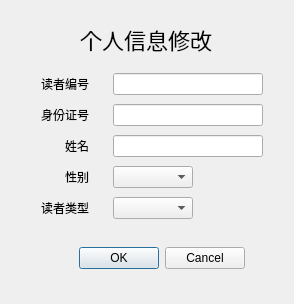
<?xml version="1.0" encoding="UTF-8"?>
<ui version="4.0">
 <class>userInfo</class>
 <widget class="QDialog" name="userInfo">
  <property name="geometry">
   <rect>
    <x>0</x>
    <y>0</y>
    <width>294</width>
    <height>304</height>
   </rect>
  </property>
  <property name="windowTitle">
   <string>个人信息修改</string>
  </property>
  <layout class="QGridLayout" name="gridLayout_2">
   <item row="2" column="1">
    <widget class="QLineEdit" name="lineEdit_9">
     <property name="maximumSize">
      <size>
       <width>150</width>
       <height>16777215</height>
      </size>
     </property>
     <property name="focusPolicy">
      <enum>Qt::ClickFocus</enum>
     </property>
    </widget>
   </item>
   <item row="3" column="1">
    <widget class="QLineEdit" name="lineEdit_7">
     <property name="maximumSize">
      <size>
       <width>150</width>
       <height>16777215</height>
      </size>
     </property>
     <property name="focusPolicy">
      <enum>Qt::ClickFocus</enum>
     </property>
    </widget>
   </item>
   <item row="2" column="0">
    <widget class="QLabel" name="label_9">
     <property name="maximumSize">
      <size>
       <width>60</width>
       <height>16777215</height>
      </size>
     </property>
     <property name="text">
      <string>身份证号</string>
     </property>
     <property name="alignment">
      <set>Qt::AlignRight|Qt::AlignTrailing|Qt::AlignVCenter</set>
     </property>
    </widget>
   </item>
   <item row="1" column="0">
    <widget class="QLabel" name="label">
     <property name="text">
      <string>读者编号</string>
     </property>
     <property name="alignment">
      <set>Qt::AlignRight|Qt::AlignTrailing|Qt::AlignVCenter</set>
     </property>
    </widget>
   </item>
   <item row="3" column="0">
    <widget class="QLabel" name="label_8">
     <property name="text">
      <string>姓名</string>
     </property>
     <property name="alignment">
      <set>Qt::AlignRight|Qt::AlignTrailing|Qt::AlignVCenter</set>
     </property>
    </widget>
   </item>
   <item row="4" column="0">
    <widget class="QLabel" name="label_7">
     <property name="text">
      <string>性别</string>
     </property>
     <property name="alignment">
      <set>Qt::AlignRight|Qt::AlignTrailing|Qt::AlignVCenter</set>
     </property>
    </widget>
   </item>
   <item row="6" column="0">
    <widget class="QLabel" name="label_2">
     <property name="text">
      <string>读者类型</string>
     </property>
     <property name="alignment">
      <set>Qt::AlignRight|Qt::AlignTrailing|Qt::AlignVCenter</set>
     </property>
    </widget>
   </item>
   <item row="4" column="1">
    <widget class="QComboBox" name="comboBox">
     <property name="maximumSize">
      <size>
       <width>80</width>
       <height>16777215</height>
      </size>
     </property>
     <item>
      <property name="text">
       <string/>
      </property>
     </item>
     <item>
      <property name="text">
       <string>男</string>
      </property>
     </item>
     <item>
      <property name="text">
       <string>女</string>
      </property>
     </item>
    </widget>
   </item>
   <item row="0" column="0" colspan="2">
    <widget class="QLabel" name="label_10">
     <property name="maximumSize">
      <size>
       <width>16777215</width>
       <height>50</height>
      </size>
     </property>
     <property name="styleSheet">
      <string notr="true">QLabel#label_10{font-size:22px}</string>
     </property>
     <property name="text">
      <string>个人信息修改</string>
     </property>
     <property name="alignment">
      <set>Qt::AlignCenter</set>
     </property>
    </widget>
   </item>
   <item row="1" column="1">
    <widget class="QLineEdit" name="lineEdit">
     <property name="maximumSize">
      <size>
       <width>150</width>
       <height>16777215</height>
      </size>
     </property>
    </widget>
   </item>
   <item row="7" column="0" colspan="2">
    <widget class="QWidget" name="widget" native="true">
     <property name="maximumSize">
      <size>
       <width>16777215</width>
       <height>60</height>
      </size>
     </property>
     <widget class="QWidget" name="widget_2" native="true">
      <property name="geometry">
       <rect>
        <x>-60</x>
        <y>0</y>
        <width>276</width>
        <height>60</height>
       </rect>
      </property>
      <property name="maximumSize">
       <size>
        <width>16777215</width>
        <height>60</height>
       </size>
      </property>
      <layout class="QGridLayout" name="gridLayout_3">
       <item row="0" column="0">
        <widget class="QDialogButtonBox" name="buttonBox">
         <property name="orientation">
          <enum>Qt::Horizontal</enum>
         </property>
         <property name="standardButtons">
          <set>QDialogButtonBox::Cancel|QDialogButtonBox::Ok</set>
         </property>
        </widget>
       </item>
      </layout>
     </widget>
    </widget>
   </item>
   <item row="6" column="1">
    <widget class="QComboBox" name="comboBox_2">
     <property name="maximumSize">
      <size>
       <width>80</width>
       <height>16777215</height>
      </size>
     </property>
     <item>
      <property name="text">
       <string/>
      </property>
     </item>
     <item>
      <property name="text">
       <string>教师</string>
      </property>
     </item>
     <item>
      <property name="text">
       <string>研究生</string>
      </property>
     </item>
     <item>
      <property name="text">
       <string>本科生</string>
      </property>
     </item>
     <item>
      <property name="text">
       <string>其他</string>
      </property>
     </item>
    </widget>
   </item>
  </layout>
 </widget>
 <resources/>
 <connections/>
</ui>
